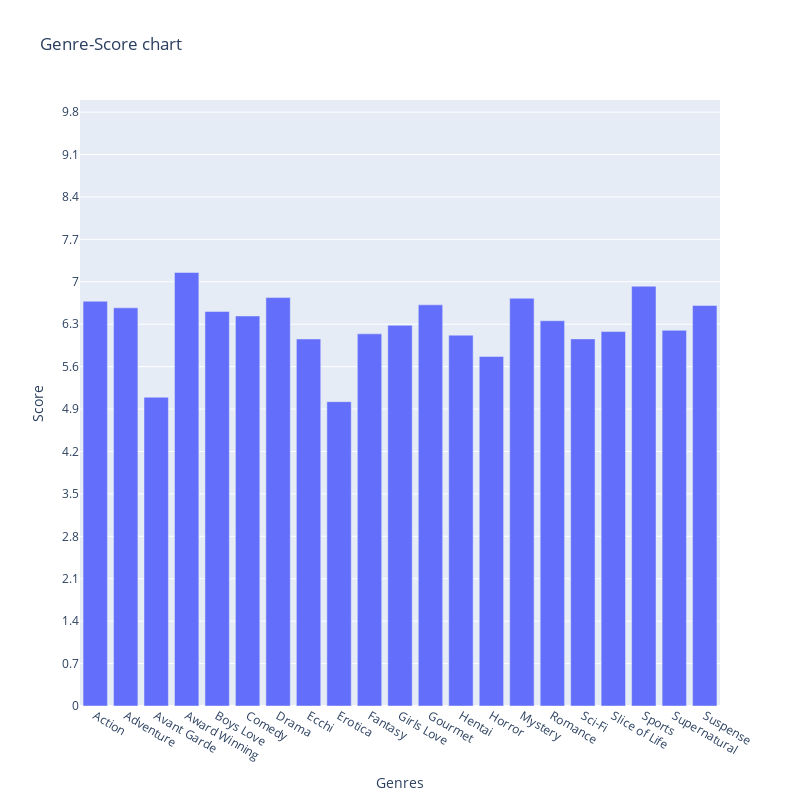

Write notebook code for a chart like this one.
### Markdown cell above
Let's check which genre has the highest score.

### Code cell
fig = px.bar(df, x="Genres", y="Score", title="Genre-Score chart",
            width=800,
            height=800)
fig.update_layout(yaxis=dict(range=[0, 10],
                            tick0=0,
                            dtick=0.7,
                            ))
fig.write_image("genre-score.png") 
fig.show()

### Figure 1 — Plotly figure (JSON) as saved in the notebook; plotly's stock layout.template omitted (floating-point values rounded to 4 significant figures)
{"data": [{"alignmentgroup": "True", "hovertemplate": "Genres=%{x}<br>Score=%{y}<extra></extra>", "legendgroup": "", "marker": {"color": "#636efa", "pattern": {"shape": ""}}, "name": "", "offsetgroup": "", "orientation": "v", "showlegend": false, "textposition": "auto", "type": "bar", "x": ["Action", "Adventure", "Avant Garde", "Award Winning", "Boys Love", "Comedy", "Drama", "Ecchi", "Erotica", "Fantasy", "Girls Love", "Gourmet", "Hentai", "Horror", "Mystery", "Romance", "Sci-Fi", "Slice of Life", "Sports", "Supernatural", "Suspense"], "xaxis": "x", "y": [6.679, 6.57, 5.095, 7.153, 6.509, 6.436, 6.74, 6.057, 5.022, 6.141, 6.282, 6.62, 6.119, 5.769, 6.729, 6.357, 6.058, 6.179, 6.927, 6.199, 6.61], "yaxis": "y"}], "layout": {"barmode": "relative", "height": 800, "legend": {"tracegroupgap": 0}, "title": {"text": "Genre-Score chart"}, "width": 800, "xaxis": {"anchor": "y", "domain": [0, 1], "title": {"text": "Genres"}}, "yaxis": {"anchor": "x", "domain": [0, 1], "dtick": 0.7, "range": [0, 10], "tick0": 0, "title": {"text": "Score"}}}}
